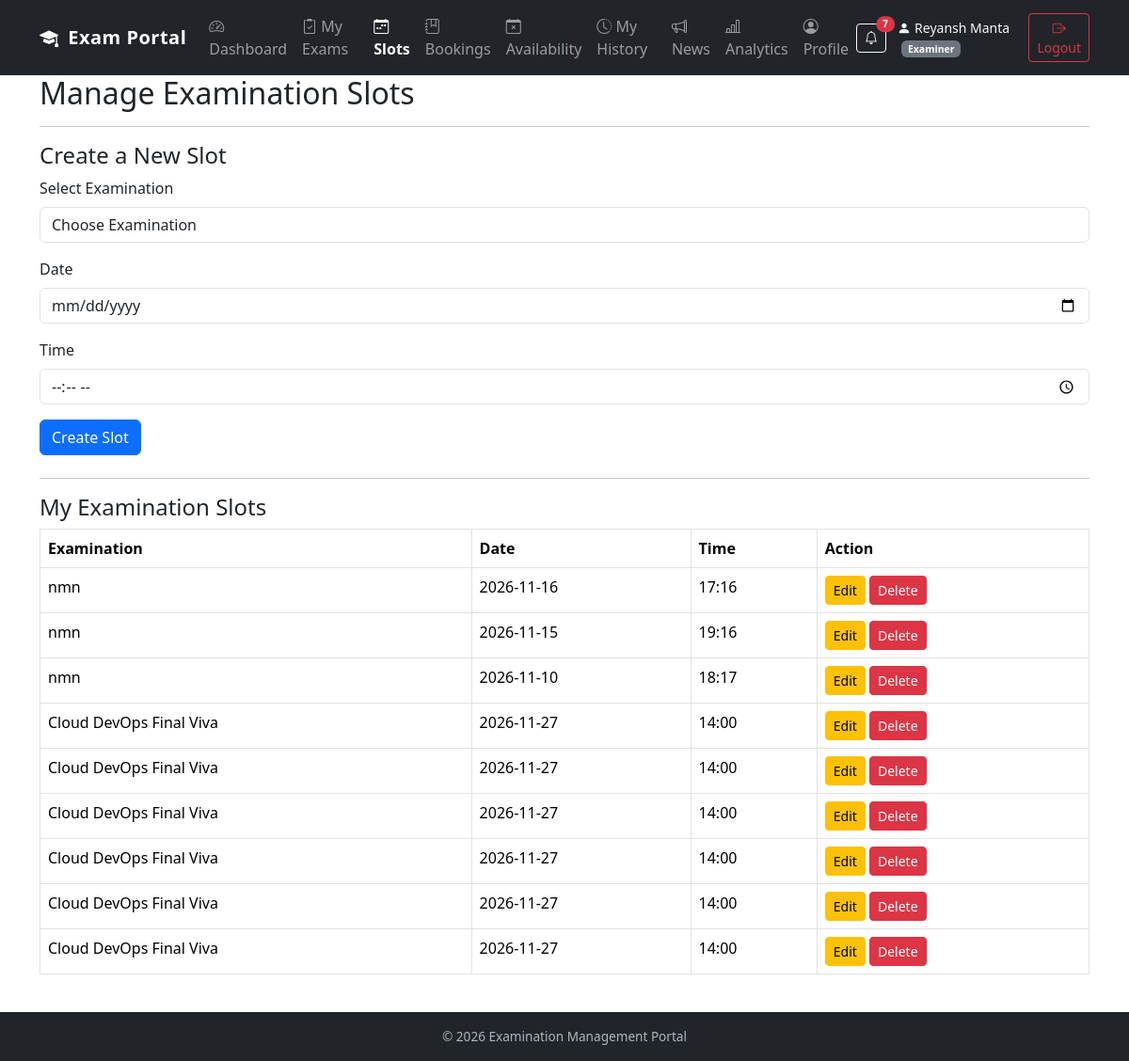
The page /examiner/slots (signed in) on the database its author committed.
### models.py (models this page shows, shortened)
class User(db.Model):
    id = db.Column(db.Integer, primary_key=True)
    name = db.Column(db.String(100), nullable=False)
    email = db.Column(db.String(100), unique=True, nullable=False)
    password_hash = db.Column(db.String(200), nullable=False)
    role = db.Column(db.String(20), nullable=False)
    is_approved = db.Column(db.Boolean, default=False)
    is_active = db.Column(db.Boolean, default=True)

class ExaminationSlot(db.Model):
    id = db.Column(db.Integer, primary_key=True)
    examination_id = db.Column(
        db.Integer, db.ForeignKey("examination.id"), nullable=False
    )
    examiner_id = db.Column(
        db.Integer, db.ForeignKey("user.id"), nullable=False
    )
    date = db.Column(db.String(20), nullable=False)
    time = db.Column(db.String(20), nullable=False)
    examination = db.relationship("Examination", backref="slots")
    examiner = db.relationship("User", backref="assigned_slots")
    capacity = db.Column(db.Integer, default=1)

class Examination(db.Model):
    id = db.Column(db.Integer, primary_key=True)
    name = db.Column(db.String(100), nullable=False)
    course_id = db.Column(
        db.Integer, db.ForeignKey("course.id"), nullable=False
    )
    status = db.Column(db.String(30), default="Draft")
    slot_creation_start = db.Column(db.String(30))
    slot_creation_end = db.Column(db.String(30))
    booking_start = db.Column(db.String(30))
    booking_end = db.Column(db.String(30))
    slot_creation_open = db.Column(db.Boolean, default=False)
    booking_open = db.Column(db.Boolean, default=False)
    course = db.relationship("Course", backref="examinations")

### app.py (the view, shortened to what this page needs)
@app.route("/examiner/slots", methods=["GET", "POST"])
@role_required("Examiner")
def examiner_slots():
    examiner_id = session["user_id"]
    examinations = Examination.query.filter_by(
        slot_creation_open=True
    ).all()
    slots = ExaminationSlot.query.filter_by(
        examiner_id=examiner_id
    ).all()
    return render_template(
        "examiner_slots.html",
        examinations=examinations,
        slots=slots
    )

### app.py (called while the page is built)
def role_required(required_role):
    def decorator(function):
        @wraps(function)
        def wrapper(*args, **kwargs):
            if "user_id" not in session:
                return redirect(url_for("login"))
            user = User.query.get(session["user_id"])
            if not user.is_active:
                session.clear()
                return redirect(url_for("login"))
            if user is None:
                session.clear()
                return redirect(url_for("login"))
            if user.role != required_role:
                abort(403)
            if user.role == "Examiner" and not user.is_approved:
                session.clear()
                return redirect(url_for("login"))
            return function(*args, **kwargs)
        return wrapper
    return decorator

@app.context_processor
def inject_global_data():
    unread_count = 0
    if "user_id" in session:
        unread_count = Notification.query.filter_by(
            user_id=session["user_id"],
            is_read=False
        ).count()
    return {"unread_notifications_count": unread_count}

### templates/examiner_slots.html (shortened to what this page needs)
{% extends "base.html" %}
{% block content %}
<div class="container mt-4">
    <h2>Manage Examination Slots</h2>
    <hr>
    <h4>Create a New Slot</h4>
    {% if examinations %}
    <form method="POST" class="mb-4">
        <div class="mb-3">
            <label class="form-label">Select Examination</label>
            <select name="examination_id" class="form-control" required>
                <option value="">Choose Examination</option>
            </select>
        </div>
        <div class="mb-3">
            <label class="form-label">Date</label>
            <input type="date"
                   name="date"
                   class="form-control"
                   required>
        </div>
        <div class="mb-3">
            <label class="form-label">Time</label>
            <input type="time"
                   name="time"
                   class="form-control"
                   required>
        </div>
        <button type="submit" class="btn btn-primary">
            Create Slot
        </button>
    </form>
    {% else %}
    <p>No examinations are currently open for slot creation.</p>
    {% endif %}
    <hr>
    <h4>My Examination Slots</h4>
    {% if slots %}
    <table class="table table-bordered">
        <thead>
            <tr>
                <th>Examination</th>
                <th>Date</th>
                <th>Time</th>
                <th>Action</th>
            </tr>
        </thead>
        <tbody>
            {% for slot in slots %}
            <tr>
                <td>{{ slot.examination.name }}</td>
                <td>{{ slot.date }}</td>
                <td>{{ slot.time }}</td>
                <td>
                    <a href="{{ url_for('edit_examiner_slot', slot_id=slot.id) }}"
                       class="btn btn-warning btn-sm">
                        Edit
                    </a>
                    <form method="POST"
                          action="{{ url_for('delete_examiner_slot', slot_id=slot.id) }}"
                          style="display:inline;">
                        <button type="submit"
                                class="btn btn-danger btn-sm">
                            Delete
                        </button>
                    </form>
                </td>
            </tr>
            {% endfor %}
        </tbody>
    </table>
    {% else %}
    <p>You have not created any slots yet.</p>
    {% endif %}
</div>
{% endblock %}

### templates/base.html (shortened to what this page needs)
<!DOCTYPE html>
<html lang="en">
<head>
    <link href="https://cdn.jsdelivr.net/npm/bootstrap@5.3.3/dist/css/bootstrap.min.css" rel="stylesheet">
    <link href="https://cdn.jsdelivr.net/npm/bootstrap-icons@1.11.3/font/bootstrap-icons.min.css" rel="stylesheet">
</head>
<body>
    <nav class="navbar navbar-expand-lg navbar-dark bg-dark fixed-top">
        <div class="container">
            <a class="navbar-brand" href="{% if session.get('role') == 'Admin' %}{{ url_for('admin_dashboard') }}{% elif session.get('role') == 'Examiner' %}{{ url_for('examiner_dashboard') }}{% elif session.get('role') == 'Student' %}{{ url_for('student_dashboard') }}{% else %}{{ url_for('login') }}{% endif %}" title="Go to Dashboard">
                <i class="bi bi-mortarboard-fill me-1"></i> Exam Portal
            </a>
            <div class="collapse navbar-collapse" id="navbarNav">
                <ul class="navbar-nav me-auto">
                    {% if session.get("role") == "Admin" %}
                        <li class="nav-item">
                            <a class="nav-link {% if request.endpoint == 'admin_dashboard' %}active{% endif %}" href="{{ url_for('admin_dashboard') }}">
                                <i class="bi bi-speedometer2"></i> Dashboard
                            </a>
                        </li>
                        <li class="nav-item">
                            <a class="nav-link {% if request.endpoint in ['courses', 'add_course', 'edit_course'] %}active{% endif %}" href="{{ url_for('courses') }}">
                                <i class="bi bi-book"></i> Courses
                            </a>
                        </li>
                        <li class="nav-item dropdown">
                            <a class="nav-link dropdown-toggle {% if request.endpoint in ['examinations', 'add_examination', 'edit_examination', 'manage_rubrics', 'add_rubric', 'edit_rubric', 'examination_settings'] %}active{% endif %}" href="#" role="button" data-bs-toggle="dropdown">
                                <i class="bi bi-clipboard2-check"></i> Examinations
                            </a>
                            <ul class="dropdown-menu">
                                <li><a class="dropdown-item" href="{{ url_for('examinations') }}">All Examinations</a></li>
                                <li><a class="dropdown-item" href="{{ url_for('add_examination') }}">Add Examination</a></li>
                            </ul>
                        </li>
                        <li class="nav-item">
                            <a class="nav-link {% if request.endpoint == 'admin_slots' %}active{% endif %}" href="{{ url_for('admin_slots') }}">
                                <i class="bi bi-calendar-week"></i> Slots
                            </a>
                        </li>
                        <li class="nav-item">
                            <a class="nav-link {% if request.endpoint == 'admin_bookings' %}active{% endif %}" href="{{ url_for('admin_bookings') }}">
                                <i class="bi bi-journal-bookmark"></i> Bookings
                            </a>
                        </li>
                        <li class="nav-item">
                            <a class="nav-link {% if request.endpoint == 'admin_users' %}active{% endif %}" href="{{ url_for('admin_users') }}">
                                <i class="bi bi-people"></i> Users
                            </a>
                        </li>
                        <li class="nav-item">
                            <a class="nav-link {% if request.endpoint == 'admin_resources' %}active{% endif %}" href="{{ url_for('admin_resources') }}">
                                <i class="bi bi-folder2-open"></i> Resources
                            </a>
                        </li>
                        <li class="nav-item">
                            <a class="nav-link {% if request.endpoint == 'announcements_view' %}active{% endif %}" href="{{ url_for('announcements_view') }}">
                                <i class="bi bi-megaphone"></i> Announcements
                            </a>
                        </li>
                        <li class="nav-item">
                            <a class="nav-link {% if request.endpoint == 'performance_analytics' %}active{% endif %}" href="{{ url_for('performance_analytics') }}">
                                <i class="bi bi-bar-chart-line"></i> Analytics
                            </a>
                        </li>
                    {% elif session.get("role") == "Examiner" %}
                        <li class="nav-item">
                            <a class="nav-link {% if request.endpoint == 'examiner_dashboard' %}active{% endif %}" href="{{ url_for('examiner_dashboard') }}">
                                <i class="bi bi-speedometer2"></i> Dashboard
                            </a>
                        </li>
                        <li class="nav-item">
                            <a class="nav-link {% if request.endpoint == 'examiner_examinations' %}active{% endif %}" href="{{ url_for('examiner_examinations') }}">
                                <i class="bi bi-clipboard2-check"></i> My Exams
                            </a>
                        </li>
                        <li class="nav-item">
                            <a class="nav-link {% if request.endpoint in ['examiner_slots', 'edit_examiner_slot'] %}active{% endif %}" href="{{ url_for('examiner_slots') }}">
                                <i class="bi bi-calendar-week"></i> Slots
                            </a>
                        </li>
                        <li class="nav-item">
                            <a class="nav-link {% if request.endpoint in ['examiner_bookings', 'evaluate_student'] %}active{% endif %}" href="{{ url_for('examiner_bookings') }}">
                                <i class="bi bi-journal-bookmark"></i> Bookings
                            </a>
                        </li>
                        <li class="nav-item">
                            <a class="nav-link {% if request.endpoint == 'examiner_availability' %}active{% endif %}" href="{{ url_for('examiner_availability') }}">
                                <i class="bi bi-calendar-x"></i> Availability
                            </a>
                        </li>
                        <li class="nav-item">
                            <a class="nav-link {% if request.endpoint == 'examiner_history' %}active{% endif %}" href="{{ url_for('examiner_history') }}">
                                <i class="bi bi-clock-history"></i> My History
                            </a>
                        </li>
                        <li class="nav-item">
                            <a class="nav-link {% if request.endpoint == 'announcements_view' %}active{% endif %}" href="{{ url_for('announcements_view') }}">
                                <i class="bi bi-megaphone"></i> News
                            </a>
                        </li>
                        <li class="nav-item">
                            <a class="nav-link {% if request.endpoint == 'performance_analytics' %}active{% endif %}" href="{{ url_for('performance_analytics') }}">
                                <i class="bi bi-bar-chart-line"></i> Analytics
                            </a>
                        </li>
                        <li class="nav-item">
                            <a class="nav-link {% if request.endpoint == 'examiner_profile' %}active{% endif %}" href="{{ url_for('examiner_profile') }}">
                                <i class="bi bi-person-circle"></i> Profile
                            </a>
                        </li>
                    {% endif %}
                </ul>
                {% if session.get("user_id") %}
                    <div class="d-flex align-items-center gap-2">
                        <a href="{{ url_for('notifications_view') }}" class="btn btn-outline-light btn-sm position-relative me-1" title="Notification Centre">
                            <i class="bi bi-bell"></i>
                            {% if unread_notifications_count and unread_notifications_count > 0 %}
                            <span class="position-absolute top-0 start-100 translate-middle badge rounded-pill bg-danger" style="font-size: 0.65rem;">
                                {{ unread_notifications_count }}
                            </span>
                            {% endif %}
                        </a>
                        <span class="text-light small">
                            <i class="bi bi-person-fill me-1"></i>{{ session.get("user_name") }}
                            <span class="badge bg-secondary ms-1">{{ session.get("role") }}</span>
                        </span>
                        <a href="{{ url_for('logout') }}" class="btn btn-outline-danger btn-sm">
                            <i class="bi bi-box-arrow-right"></i> Logout
                        </a>
                    </div>
                {% else %}
                    <div class="d-flex gap-2">
                        <a href="{{ url_for('login') }}" class="btn btn-outline-light btn-sm">Login</a>
                        <a href="{{ url_for('register') }}" class="btn btn-primary btn-sm">Register</a>
                    </div>
                {% endif %}
            </div>
        </div>
    </nav>
    <main class="pb-4">
        {% block content %}{% endblock %}
    </main>
    <footer class="text-center">
        <div class="container">
            &copy; 2026 Examination Management Portal
        </div>
    </footer>
</body>
</html>

### templates/base.html (style rules this page uses)
body { padding-top: 56px; }
.navbar-brand { font-weight: 600; letter-spacing: 0.5px; }
.nav-link.active { font-weight: 600; }
main { min-height: calc(100vh - 56px - 56px); }
footer { background: #212529; color: #adb5bd; padding: 1rem 0; font-size: 0.85rem; }

### rows shown on the page
User: get "Reyansh Manta", get "Examiner"
ExaminationSlot: examination.name "nmn", date "2026-11-16", time "17:16"
ExaminationSlot: examination.name "nmn", date "2026-11-15", time "19:16"
ExaminationSlot: examination.name "nmn", date "2026-11-10", time "18:17"
ExaminationSlot: examination.name "Cloud DevOps Final Viva", date "2026-11-27", time "14:00"
ExaminationSlot: examination.name "Cloud DevOps Final Viva", date "2026-11-27", time "14:00"
ExaminationSlot: examination.name "Cloud DevOps Final Viva", date "2026-11-27", time "14:00"
ExaminationSlot: examination.name "Cloud DevOps Final Viva", date "2026-11-27", time "14:00"
ExaminationSlot: examination.name "Cloud DevOps Final Viva", date "2026-11-27", time "14:00"
ExaminationSlot: examination.name "Cloud DevOps Final Viva", date "2026-11-27", time "14:00"

### other values the page prints
{{ unread_notifications_count }} "7"
